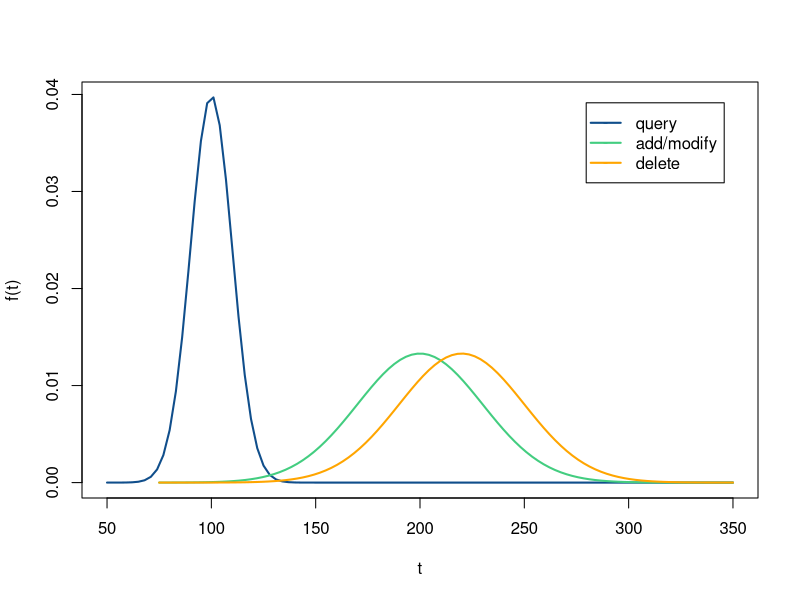
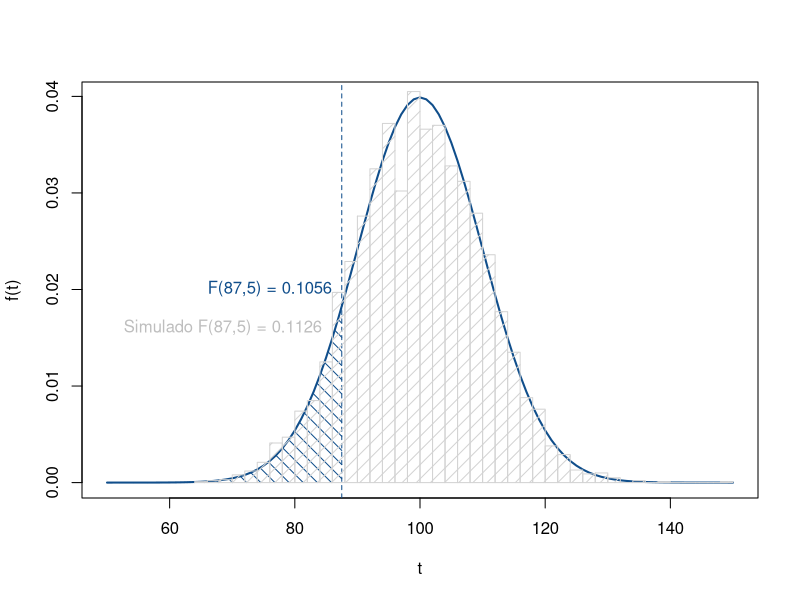
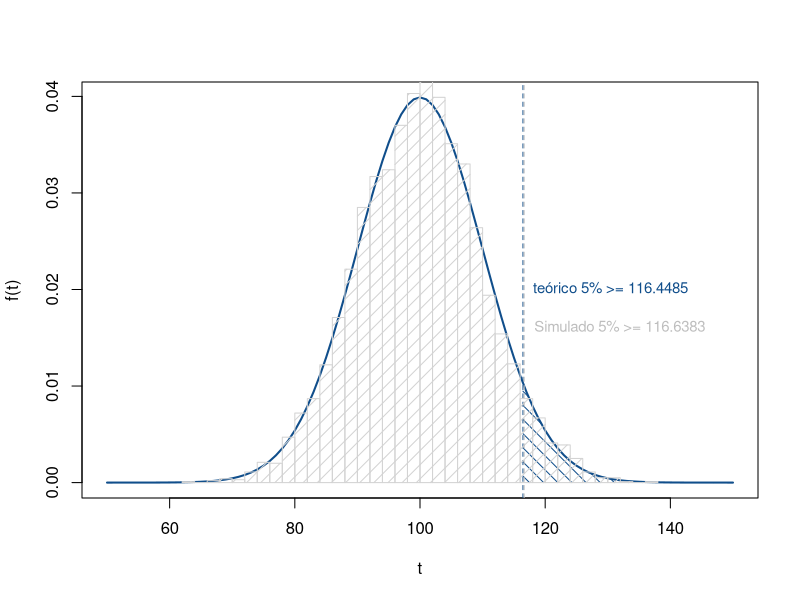
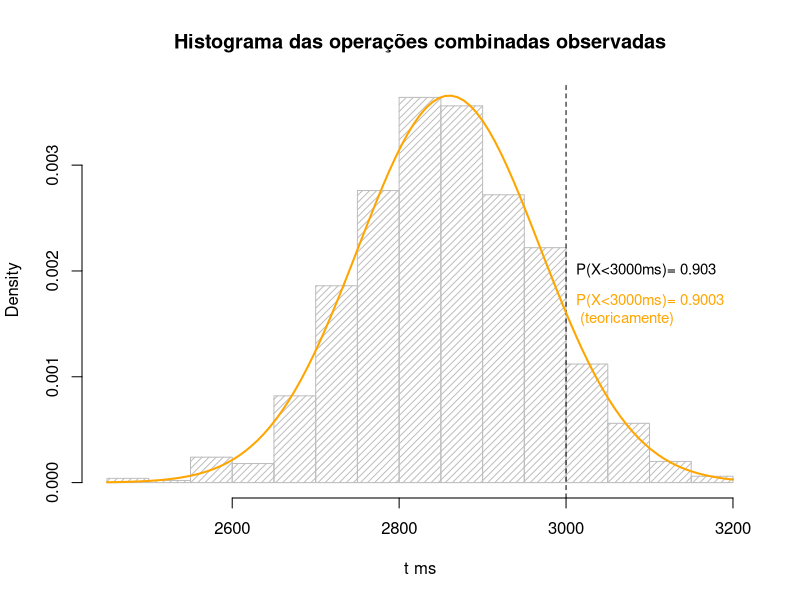

These figures' R source, in order:
## ---- chunk 1
# Query
miu = 100
sigma = 10
curve(dnorm(x,miu,sigma),col="dodgerblue4", xlim=c(50,350), lwd=2, ylab="f(t)", xlab="t")
# add/modify
miu = 200
sigma = 30
curve(dnorm(x,miu,sigma),col="seagreen3", xlim=c(75,350), lwd=2, add = TRUE)
# delete
miu = 220
curve(dnorm(x,miu,sigma),col="orange", xlim=c(75,350), lwd=2, add = TRUE)
legend("topright",legend=c("query", "add/modify", "delete"),
       col=c("dodgerblue4", "seagreen3", "orange"), pch="-", 
       lwd=2, inset = .05)
## ---- chunk 2
# Query
miu = 100
sigma = 10
# Curva teórica
curve(dnorm(x,miu,sigma),col="dodgerblue4", xlim=c(50,150), lwd=2, ylab="f(t)", xlab="t")
p_87.5 = pnorm(87.5, miu, sigma)
abline(v=87.5, h=p_87.5,col="dodgerblue4", lwd=1, lty="dashed")
text(87.5, 0.02, paste("F(87,5) =", round(p_87.5, 4)), col="dodgerblue4", pos = 2)
cord.x <- c(50,seq(50,87.5,0.01),87.5) 
cord.y <- c(0,dnorm(seq(50,87.5,0.01),mean=miu,sd=sigma),0) 
polygon(cord.x, cord.y, col="dodgerblue4", density = c(10, 20), angle = c(-45, 45), 
        border = "NA", )
# Simulação
amostra=rnorm(5000, mean=miu,sd=sigma)
hist(amostra, breaks=50,freq = FALSE, xlab = 'x', density = 10,add=TRUE)
text(87.5, 0.016, paste("Simulado F(87,5) =", round(sum(amostra<=87.5)/5000, 4)," "), 
     col="gray", pos = 2)

## ---- chunk 3
# Query
miu = 100
sigma = 10
# Curva teórica
curve(dnorm(x,miu,sigma),col="dodgerblue4", xlim=c(50,150), lwd=2, ylab="f(t)", xlab="t")
val_5 = qnorm(0.05,miu,sigma,lower.tail = FALSE)
abline(v=val_5, col="dodgerblue4", lwd=1, lty="dashed")
text(val_5, 0.02, paste("teórico 5% >=", round(val_5, 4)), col="dodgerblue4", pos = 4, cex = 0.9)
cord.x <- c(val_5,seq(val_5,150,0.01),150) 
cord.y <- c(0,dnorm(seq(val_5,150,0.01),mean=miu,sd=sigma),0) 
polygon(cord.x, cord.y, col="dodgerblue4", density = c(10, 20), angle = c(-45, 45), 
        border = "NA", )
# Simulação
amostra=rnorm(5000, mean=miu,sd=sigma)
hist(amostra, breaks=50,freq = FALSE, xlab = 'x', density = 10,add=TRUE)
val_5 = quantile(x=amostra, probs=0.95)
abline(v=val_5, col="gray", lwd=1, lty="dashed")
text(val_5, 0.016, paste("Simulado 5% >=", round(val_5,4)," "), col="gray", 
     pos = 4, cex = 0.9)

## ---- chunk 4
add_rnorm <- function(request_count, amostra, miu, sigma) {
  amt=amostra$amostra
  for (i in 1:request_count) {
    amt=amt+rnorm(1000, mean=miu,sd=sigma)
  }
  
  return(list(amostra=amt, miu=(amostra$miu + request_count*miu), 
              sigma_2=(amostra$sigma_2 + sigma^2 * request_count)))
}
amt=list(amostra=c(0:0), miu = 0, sigma_2 = 0)

# Query
amt <- add_rnorm(request_count = 2, amostra = amt, miu = 100, sigma = 10)
# add/modify
amt <- add_rnorm(request_count = 10, amostra = amt, miu = 200, sigma = 30)
# delete
amt <- add_rnorm(request_count = 3, amostra = amt, miu = 220, sigma = 30)

hist(amt$amostra, freq = FALSE,density = 20, col = "gray", xlab="t ms", 
     main="Histograma das operações combinadas observadas")
prob_3000ms = sum(amt$amostra<3000)/1000
abline(v=3000, lty="dashed")
text(x = 3000, y = 0.002, paste("P(X<3000ms)=", prob_3000ms), pos=4, cex=0.90)


curve(dnorm(x,amt$miu, sqrt(amt$sigma_2)), lwd=2, col="orange", add = TRUE)
prob_3000ms_t = pnorm(q=c(3000),amt$miu, sqrt(amt$sigma_2))
text(x = 3000, y = 0.0016, 
     paste("P(X<3000ms)=", round(prob_3000ms_t,4), "\n", "(teoricamente)"), 
     col="orange", pos=4, cex=0.90)
